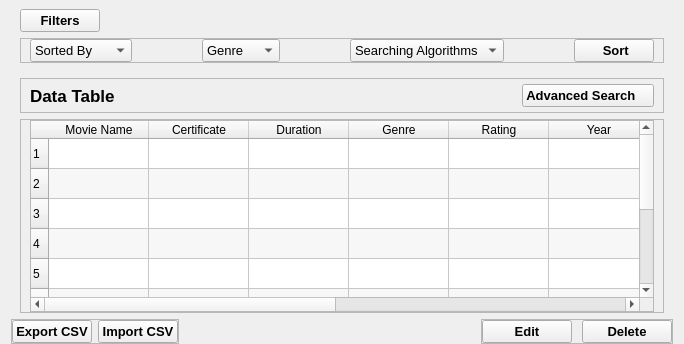
        <widget class="QWidget" name="mainFrame" native="true">
         <property name="sizePolicy">
          <sizepolicy hsizetype="Preferred" vsizetype="Expanding">
           <horstretch>0</horstretch>
           <verstretch>0</verstretch>
          </sizepolicy>
         </property>
         <layout class="QVBoxLayout" name="verticalLayout_2">
          <property name="topMargin">
           <number>0</number>
          </property>
          <property name="bottomMargin">
           <number>0</number>
          </property>
          <item>
           <widget class="QWidget" name="widget_5" native="true">
            <property name="maximumSize">
             <size>
              <width>16777215</width>
              <height>90</height>
             </size>
            </property>
            <layout class="QVBoxLayout" name="verticalLayout_5">
             <property name="topMargin">
              <number>9</number>
             </property>
             <property name="bottomMargin">
              <number>9</number>
             </property>
             <item alignment="Qt::AlignLeft|Qt::AlignTop">
              <widget class="QPushButton" name="btnFilters">
               <property name="minimumSize">
                <size>
                 <width>0</width>
                 <height>10</height>
                </size>
               </property>
               <property name="maximumSize">
                <size>
                 <width>16777215</width>
                 <height>30</height>
                </size>
               </property>
               <property name="font">
                <font>
                 <pointsize>10</pointsize>
                 <weight>75</weight>
                 <bold>true</bold>
                </font>
               </property>
               <property name="text">
                <string>Filters</string>
               </property>
               <property name="icon">
                <iconset resource="resources.qrc">
                 <normaloff>:/blackicons/Graphics/featherBlack/menu.svg</normaloff>:/blackicons/Graphics/featherBlack/menu.svg</iconset>
               </property>
               <property name="iconSize">
                <size>
                 <width>20</width>
                 <height>20</height>
                </size>
               </property>
              </widget>
             </item>
             <item alignment="Qt::AlignLeft">
              <widget class="QFrame" name="frameFilters">
               <property name="frameShape">
                <enum>QFrame::StyledPanel</enum>
               </property>
               <property name="frameShadow">
                <enum>QFrame::Raised</enum>
               </property>
               <layout class="QHBoxLayout" name="horizontalLayout_14">
                <property name="spacing">
                 <number>70</number>
                </property>
                <property name="topMargin">
                 <number>0</number>
                </property>
                <property name="bottomMargin">
                 <number>0</number>
                </property>
                <item>
                 <widget class="QComboBox" name="cmbSortedBy">
                  <property name="font">
                   <font>
                    <pointsize>10</pointsize>
                   </font>
                  </property>
                  <item>
                   <property name="text">
                    <string>Sorted By</string>
                   </property>
                  </item>
                  <item>
                   <property name="text">
                    <string>Movie Name</string>
                   </property>
                  </item>
                  <item>
                   <property name="text">
                    <string>Duration</string>
                   </property>
                  </item>
                  <item>
                   <property name="text">
                    <string>Genre</string>
                   </property>
                  </item>
                  <item>
                   <property name="text">
                    <string>Rating</string>
                   </property>
                  </item>
                  <item>
                   <property name="text">
                    <string>Year</string>
                   </property>
                  </item>
                  <item>
                   <property name="text">
                    <string>Directors</string>
                   </property>
                  </item>
                  <item>
                   <property name="text">
                    <string>Actors</string>
                   </property>
                  </item>
                  <item>
                   <property name="text">
                    <string>Gross</string>
                   </property>
                  </item>
                  <item>
                   <property name="text">
                    <string>Votes</string>
                   </property>
                  </item>
                 </widget>
                </item>
                <item>
                 <widget class="QComboBox" name="cmbGenre">
                  <property name="font">
                   <font>
                    <pointsize>10</pointsize>
                   </font>
                  </property>
                  <item>
                   <property name="text">
                    <string>Genre</string>
                   </property>
                  </item>
                  <item>
                   <property name="text">
                    <string>Thriller</string>
                   </property>
                  </item>
                  <item>
                   <property name="text">
                    <string>Action</string>
                   </property>
                  </item>
                  <item>
                   <property name="text">
                    <string>Comedy</string>
                   </property>
                  </item>
                 </widget>
                </item>
                <item>
                 <widget class="QComboBox" name="cmbAlgorithms">
                  <property name="sizePolicy">
                   <sizepolicy hsizetype="Preferred" vsizetype="Fixed">
                    <horstretch>0</horstretch>
                    <verstretch>0</verstretch>
                   </sizepolicy>
                  </property>
                  <property name="font">
                   <font>
                    <pointsize>10</pointsize>
                   </font>
                  </property>
                  <item>
                   <property name="text">
                    <string>Searching Algorithms</string>
                   </property>
                  </item>
                  <item>
                   <property name="text">
                    <string>Heap Sort</string>
                   </property>
                  </item>
                  <item>
                   <property name="text">
                    <string>Insertion Sort</string>
                   </property>
                  </item>
                 </widget>
                </item>
                <item>
                 <widget class="QPushButton" name="btnSort">
                  <property name="minimumSize">
                   <size>
                    <width>80</width>
                    <height>0</height>
                   </size>
                  </property>
                  <property name="maximumSize">
                   <size>
                    <width>100</width>
                    <height>30</height>
                   </size>
                  </property>
                  <property name="font">
                   <font>
                    <pointsize>10</pointsize>
                    <weight>75</weight>
                    <bold>true</bold>
                    <stylestrategy>PreferAntialias</stylestrategy>
                   </font>
                  </property>
                  <property name="text">
                   <string> Sort</string>
                  </property>
                  <property name="icon">
                   <iconset resource="resources.qrc">
                    <normaloff>:/blackicons/Graphics/featherBlack/server.svg</normaloff>:/blackicons/Graphics/featherBlack/server.svg</iconset>
                  </property>
                  <property name="iconSize">
                   <size>
                    <width>20</width>
                    <height>20</height>
                   </size>
                  </property>
                 </widget>
                </item>
               </layout>
              </widget>
             </item>
            </layout>
           </widget>
          </item>
          <item>
           <widget class="QWidget" name="widget_4" native="true">
            <layout class="QVBoxLayout" name="verticalLayout_4">
             <property name="topMargin">
              <number>0</number>
             </property>
             <property name="bottomMargin">
              <number>0</number>
             </property>
             <item alignment="Qt::AlignTop">
              <widget class="QFrame" name="frame_2">
               <property name="frameShape">
                <enum>QFrame::StyledPanel</enum>
               </property>
               <property name="frameShadow">
                <enum>QFrame::Raised</enum>
               </property>
               <layout class="QHBoxLayout" name="horizontalLayout_9">
                <property name="topMargin">
                 <number>5</number>
                </property>
                <property name="bottomMargin">
                 <number>5</number>
                </property>
                <item alignment="Qt::AlignLeft">
                 <widget class="QLabel" name="label_5">
                  <property name="font">
                   <font>
                    <pointsize>13</pointsize>
                    <weight>75</weight>
                    <bold>true</bold>
                   </font>
                  </property>
                  <property name="text">
                   <string>Data Table</string>
                  </property>
                 </widget>
                </item>
                <item alignment="Qt::AlignRight">
                 <widget class="QPushButton" name="btnAdvanced_Search">
                  <property name="minimumSize">
                   <size>
                    <width>0</width>
                    <height>0</height>
                   </size>
                  </property>
                  <property name="maximumSize">
                   <size>
                    <width>16777215</width>
                    <height>30</height>
                   </size>
                  </property>
                  <property name="font">
                   <font>
                    <pointsize>10</pointsize>
                    <weight>75</weight>
                    <bold>true</bold>
                   </font>
                  </property>
                  <property name="text">
                   <string>Advanced Search    </string>
                  </property>
                  <property name="icon">
                   <iconset resource="resources.qrc">
                    <normaloff>:/Whiteicons/Graphics/featherWhite/search.svg</normaloff>:/Whiteicons/Graphics/featherWhite/search.svg</iconset>
                  </property>
                  <property name="iconSize">
                   <size>
                    <width>20</width>
                    <height>20</height>
                   </size>
                  </property>
                 </widget>
                </item>
               </layout>
              </widget>
             </item>
             <item>
              <widget class="QFrame" name="frame_3">
               <property name="sizePolicy">
                <sizepolicy hsizetype="Preferred" vsizetype="Expanding">
                 <horstretch>0</horstretch>
                 <verstretch>0</verstretch>
                </sizepolicy>
               </property>
               <property name="frameShape">
                <enum>QFrame::StyledPanel</enum>
               </property>
               <property name="frameShadow">
                <enum>QFrame::Raised</enum>
               </property>
               <layout class="QGridLayout" name="gridLayout">
                <property name="topMargin">
                 <number>0</number>
                </property>
                <property name="bottomMargin">
                 <number>0</number>
                </property>
                <item row="0" column="0">
                 <widget class="QTableWidget" name="tableWidget">
                  <property name="frameShadow">
                   <enum>QFrame::Sunken</enum>
                  </property>
                  <property name="dragDropMode">
                   <enum>QAbstractItemView::NoDragDrop</enum>
                  </property>
                  <property name="defaultDropAction">
                   <enum>Qt::IgnoreAction</enum>
                  </property>
                  <property name="alternatingRowColors">
                   <bool>true</bool>
                  </property>
                  <property name="showGrid">
                   <bool>true</bool>
                  </property>
                  <property name="sortingEnabled">
                   <bool>false</bool>
                  </property>
                  <property name="cornerButtonEnabled">
                   <bool>true</bool>
                  </property>
                  <property name="rowCount">
                   <number>10</number>
                  </property>
                  <row/>
                  <row/>
                  <row/>
                  <row/>
                  <row/>
                  <row/>
                  <row/>
                  <row/>
                  <row/>
                  <row/>
                  <column>
                   <property name="text">
                    <string>Movie Name</string>
                   </property>
                   <property name="icon">
                    <iconset resource="resources.qrc">
                     <normaloff>:/blackicons/Graphics/featherBlack/arrow-up.svg</normaloff>:/blackicons/Graphics/featherBlack/arrow-up.svg</iconset>
                   </property>
                  </column>
                  <column>
                   <property name="text">
                    <string>Certificate</string>
                   </property>
                  </column>
                  <column>
                   <property name="text">
                    <string>Duration</string>
                   </property>
                   <property name="icon">
                    <iconset resource="resources.qrc">
                     <normaloff>:/blackicons/Graphics/featherBlack/arrow-up.svg</normaloff>:/blackicons/Graphics/featherBlack/arrow-up.svg</iconset>
                   </property>
                  </column>
                  <column>
                   <property name="text">
                    <string>Genre</string>
                   </property>
                   <property name="icon">
                    <iconset resource="resources.qrc">
                     <normaloff>:/blackicons/Graphics/featherBlack/arrow-down.svg</normaloff>:/blackicons/Graphics/featherBlack/arrow-down.svg</iconset>
                   </property>
                  </column>
                  <column>
                   <property name="text">
                    <string>Rating</string>
                   </property>
                   <property name="icon">
                    <iconset resource="resources.qrc">
                     <normaloff>:/blackicons/Graphics/featherBlack/arrow-up.svg</normaloff>:/blackicons/Graphics/featherBlack/arrow-up.svg</iconset>
                   </property>
                  </column>
                  <column>
                   <property name="text">
                    <string>Year</string>
                   </property>
                   <property name="icon">
                    <iconset resource="resources.qrc">
                     <normaloff>:/blackicons/Graphics/featherBlack/arrow-down.svg</normaloff>:/blackicons/Graphics/featherBlack/arrow-down.svg</iconset>
                   </property>
                  </column>
                  <column>
                   <property name="text">
                    <string>Director</string>
                   </property>
                  </column>
                  <column>
                   <property name="text">
                    <string>Actors</string>
                   </property>
                  </column>
                  <column>
                   <property name="text">
                    <string>Gross</string>
                   </property>
                   <property name="icon">
                    <iconset resource="resources.qrc">
                     <normaloff>:/blackicons/Graphics/featherBlack/arrow-up.svg</normaloff>:/blackicons/Graphics/featherBlack/arrow-up.svg</iconset>
                   </property>
                  </column>
                  <column>
                   <property name="text">
                    <string>Votes</string>
                   </property>
                   <property name="icon">
                    <iconset resource="resources.qrc">
                     <normaloff>:/blackicons/Graphics/featherBlack/arrow-up.svg</normaloff>:/blackicons/Graphics/featherBlack/arrow-up.svg</iconset>
                   </property>
                  </column>
                 </widget>
                </item>
               </layout>
              </widget>
             </item>
            </layout>
           </widget>
          </item>
          <item>
           <widget class="QWidget" name="widget_6" native="true">
            <layout class="QHBoxLayout" name="horizontalLayout_11">
             <property name="leftMargin">
              <number>0</number>
             </property>
             <property name="topMargin">
              <number>0</number>
             </property>
             <property name="rightMargin">
              <number>0</number>
             </property>
             <property name="bottomMargin">
              <number>0</number>
             </property>
             <item alignment="Qt::AlignLeft">
              <widget class="QFrame" name="frame_14">
               <property name="frameShape">
                <enum>QFrame::StyledPanel</enum>
               </property>
               <property name="frameShadow">
                <enum>QFrame::Raised</enum>
               </property>
               <layout class="QHBoxLayout" name="horizontalLayout_13">
                <property name="leftMargin">
                 <number>0</number>
                </property>
                <property name="topMargin">
                 <number>0</number>
                </property>
                <property name="rightMargin">
                 <number>0</number>
                </property>
                <property name="bottomMargin">
                 <number>0</number>
                </property>
                <item>
                 <widget class="QPushButton" name="btnExportcsv">
                  <property name="maximumSize">
                   <size>
                    <width>16777215</width>
                    <height>35</height>
                   </size>
                  </property>
                  <property name="font">
                   <font>
                    <pointsize>10</pointsize>
                    <weight>75</weight>
                    <bold>true</bold>
                   </font>
                  </property>
                  <property name="text">
                   <string>Export CSV</string>
                  </property>
                  <property name="icon">
                   <iconset resource="resources.qrc">
                    <normaloff>:/blackicons/Graphics/featherBlack/download.svg</normaloff>:/blackicons/Graphics/featherBlack/download.svg</iconset>
                  </property>
                  <property name="iconSize">
                   <size>
                    <width>20</width>
                    <height>20</height>
                   </size>
                  </property>
                 </widget>
                </item>
                <item>
                 <widget class="QPushButton" name="btnImportcsv">
                  <property name="maximumSize">
                   <size>
                    <width>16777215</width>
                    <height>35</height>
                   </size>
                  </property>
                  <property name="font">
                   <font>
                    <pointsize>10</pointsize>
                    <weight>75</weight>
                    <bold>true</bold>
                   </font>
                  </property>
                  <property name="text">
                   <string>Import CSV</string>
                  </property>
                  <property name="icon">
                   <iconset resource="resources.qrc">
                    <normaloff>:/blackicons/Graphics/featherBlack/external-link.svg</normaloff>:/blackicons/Graphics/featherBlack/external-link.svg</iconset>
                  </property>
                  <property name="iconSize">
                   <size>
                    <width>20</width>
                    <height>20</height>
                   </size>
                  </property>
                 </widget>
                </item>
               </layout>
              </widget>
             </item>
             <item alignment="Qt::AlignRight">
              <widget class="QFrame" name="frame_13">
               <property name="frameShape">
                <enum>QFrame::StyledPanel</enum>
               </property>
               <property name="frameShadow">
                <enum>QFrame::Raised</enum>
               </property>
               <layout class="QHBoxLayout" name="horizontalLayout_12">
                <property name="spacing">
                 <number>10</number>
                </property>
                <property name="leftMargin">
                 <number>0</number>
                </property>
                <property name="topMargin">
                 <number>0</number>
                </property>
                <property name="rightMargin">
                 <number>0</number>
                </property>
                <property name="bottomMargin">
                 <number>0</number>
                </property>
                <item>
                 <widget class="QPushButton" name="btnEdit">
                  <property name="minimumSize">
                   <size>
                    <width>90</width>
                    <height>0</height>
                   </size>
                  </property>
                  <property name="maximumSize">
                   <size>
                    <width>16777215</width>
                    <height>35</height>
                   </size>
                  </property>
                  <property name="font">
                   <font>
                    <pointsize>10</pointsize>
                    <weight>75</weight>
                    <bold>true</bold>
                   </font>
                  </property>
                  <property name="text">
                   <string>Edit</string>
                  </property>
                  <property name="icon">
                   <iconset resource="resources.qrc">
                    <normaloff>:/blackicons/Graphics/featherBlack/edit-2.svg</normaloff>:/blackicons/Graphics/featherBlack/edit-2.svg</iconset>
                  </property>
                  <property name="iconSize">
                   <size>
                    <width>24</width>
                    <height>24</height>
                   </size>
                  </property>
                 </widget>
                </item>
                <item>
                 <widget class="QPushButton" name="btnDelete">
                  <property name="minimumSize">
                   <size>
                    <width>90</width>
                    <height>0</height>
                   </size>
                  </property>
                  <property name="maximumSize">
                   <size>
                    <width>16777215</width>
                    <height>35</height>
                   </size>
                  </property>
                  <property name="font">
                   <font>
                    <pointsize>10</pointsize>
                    <weight>75</weight>
                    <bold>true</bold>
                   </font>
                  </property>
                  <property name="text">
                   <string>Delete</string>
                  </property>
                  <property name="icon">
                   <iconset resource="resources.qrc">
                    <normaloff>:/blackicons/Graphics/featherBlack/delete.svg</normaloff>:/blackicons/Graphics/featherBlack/delete.svg</iconset>
                  </property>
                  <property name="iconSize">
                   <size>
                    <width>24</width>
                    <height>24</height>
                   </size>
                  </property>
                 </widget>
                </item>
               </layout>
              </widget>
             </item>
            </layout>
           </widget>
          </item>
         </layout>
        </widget>
